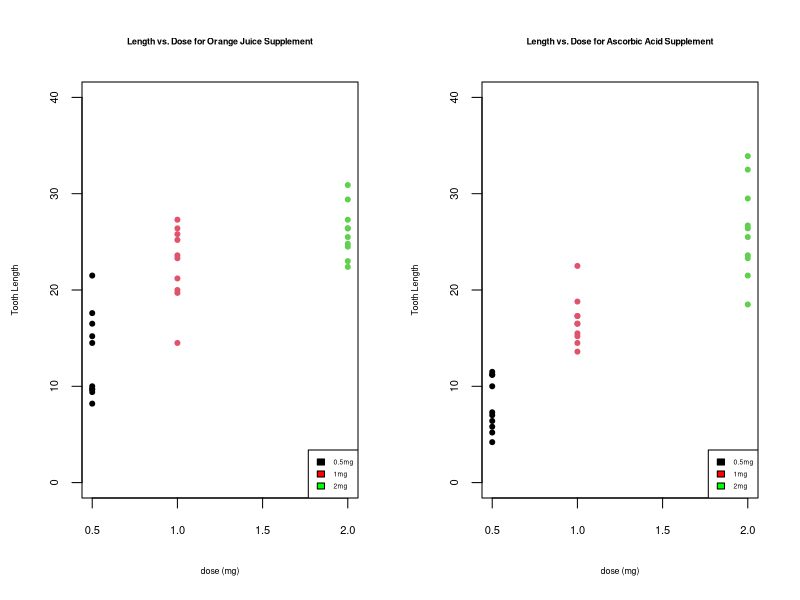

This chart was generated by the following R code:
## ---- chunk 1
Sys.setlocale("LC_ALL", "C")
## ---- chunk 2
require(datasets)
rawData <- ToothGrowth
str(rawData)
## ---- chunk 3

## ---- chunk 4

## ---- chunk 5

## ---- chunk 6

## ---- chunk 7
require(graphics)
rawData_OJ <- rawData[rawData$supp == "OJ",]
rawData_OJ$doseF <- as.factor(rawData_OJ$dose)
rawData_VC <- rawData[rawData$supp == "VC",]
rawData_VC$doseF <- as.factor(rawData_VC$dose)

par(ps = 8, cex.lab = 0.8, mfcol = c(1,2))
plot(rawData_OJ$dose, rawData_OJ$len, col = c(rawData_OJ$doseF), pch = 20, main ="Length vs. Dose for Orange Juice Supplement", xlab = "dose (mg)", ylab ="Tooth Length", ylim=c(0, 40), cex.main = 0.8)
legend("bottomright",cex = 0.6, fill = c("black","red","green"), legend = c("0.5mg","1mg","2mg"))

plot(rawData_VC$dose, rawData_VC$len, col = c(rawData_VC$doseF), pch = 20, main ="Length vs. Dose for Ascorbic Acid Supplement", xlab = "dose (mg)", ylab ="Tooth Length", , ylim=c(0, 40), cex.main = 0.8)
legend("bottomright",cex = 0.6, fill = c("black","red","green"), legend = c("0.5mg","1mg","2mg"))
## ---- chunk 8
len_OJ <- rawData[rawData$supp == "OJ",]$len
len_OJ_05 <- rawData[rawData$supp == "OJ" & rawData$dose == 0.5,]$len
len_OJ_10 <- rawData[rawData$supp == "OJ" & rawData$dose == 1.0,]$len
len_OJ_20 <- rawData[rawData$supp == "OJ" & rawData$dose == 2.0,]$len

len_VC <- rawData[rawData$supp == "VC",]$len
len_VC_05 <- rawData[rawData$supp == "VC" & rawData$dose == 0.5,]$len
len_VC_10 <- rawData[rawData$supp == "VC" & rawData$dose == 1.0,]$len
len_VC_20 <- rawData[rawData$supp == "VC" & rawData$dose == 2.0,]$len
## ---- chunk 9
getStatistics <- function(data){
  return (list(n = length(data), mean = mean(data), sd = round(sd(data),digits = 3)))
}

##OJ Statistics
stats_OJ_05 <- getStatistics(len_OJ_05)
stats_OJ_10 <- getStatistics(len_OJ_10)
stats_OJ_20 <- getStatistics(len_OJ_20)

##VC Statistics
stats_VC_05 <- getStatistics(len_VC_05)
stats_VC_10 <- getStatistics(len_VC_10)
stats_VC_20 <- getStatistics(len_VC_20)
## ---- chunk 10
t.testOJ_10_vs_05 <- t.test(len_OJ_10, len_OJ_05, paired = FALSE, var.equal = TRUE)
t.testOJ_20_vs_05 <- t.test(len_OJ_20, len_OJ_05, paired = FALSE, var.equal = TRUE)
t.testOJ_20_vs_10 <- t.test(len_OJ_20, len_OJ_10, paired = FALSE, var.equal = TRUE)

t.testVC_10_vs_05 <- t.test(len_VC_10, len_VC_05, paired = FALSE, var.equal = TRUE)
t.testVC_20_vs_05 <-t.test(len_VC_20, len_VC_05, paired = FALSE, var.equal = TRUE)
t.testVC_20_vs_10 <-t.test(len_VC_20, len_VC_10, paired = FALSE, var.equal = TRUE)

t.testOJ_05_vs_VC_05 <- t.test(len_OJ_05, len_VC_05, paired = FALSE, var.equal = TRUE)
t.testOJ_10_vs_VC_10 <- t.test(len_OJ_10, len_VC_10, paired = FALSE, var.equal = TRUE)
t.testOJ_20_vs_VC_20 <- t.test(len_OJ_20, len_VC_20, paired = FALSE, var.equal = TRUE)

t.testOJ_vs_VC <- t.test(len_OJ, len_VC, paired = FALSE, var.equal = TRUE)
